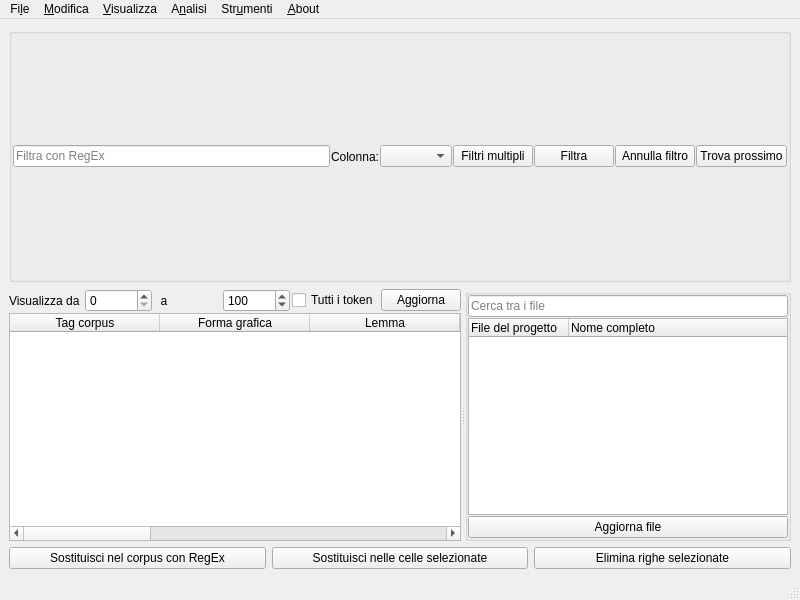
<?xml version="1.0" encoding="UTF-8"?>
<ui version="4.0">
 <class>MainWindow</class>
 <widget class="QMainWindow" name="MainWindow">
  <property name="geometry">
   <rect>
    <x>0</x>
    <y>0</y>
    <width>800</width>
    <height>600</height>
   </rect>
  </property>
  <property name="minimumSize">
   <size>
    <width>800</width>
    <height>600</height>
   </size>
  </property>
  <property name="windowTitle">
   <string>MainWindow</string>
  </property>
  <widget class="QWidget" name="centralwidget">
   <layout class="QVBoxLayout" name="verticalLayout">
    <item>
     <widget class="QGroupBox" name="groupBox_filter">
      <property name="maximumSize">
       <size>
        <width>16777215</width>
        <height>16777215</height>
       </size>
      </property>
      <property name="title">
       <string/>
      </property>
      <layout class="QHBoxLayout" name="horizontalLayout_2">
       <property name="spacing">
        <number>1</number>
       </property>
       <property name="leftMargin">
        <number>1</number>
       </property>
       <property name="topMargin">
        <number>0</number>
       </property>
       <property name="rightMargin">
        <number>1</number>
       </property>
       <property name="bottomMargin">
        <number>0</number>
       </property>
       <item>
        <widget class="QLineEdit" name="cfilter">
         <property name="placeholderText">
          <string>Filtra con RegEx</string>
         </property>
        </widget>
       </item>
       <item>
        <widget class="QLabel" name="label">
         <property name="text">
          <string>Colonna:</string>
         </property>
        </widget>
       </item>
       <item>
        <widget class="QComboBox" name="ccolumn"/>
       </item>
       <item>
        <widget class="QPushButton" name="filtriMultipli">
         <property name="text">
          <string>Filtri multipli</string>
         </property>
        </widget>
       </item>
       <item>
        <widget class="QPushButton" name="dofiltra">
         <property name="text">
          <string>Filtra</string>
         </property>
        </widget>
       </item>
       <item>
        <widget class="QPushButton" name="cancelfiltro">
         <property name="text">
          <string>Annulla filtro</string>
         </property>
        </widget>
       </item>
       <item>
        <widget class="QPushButton" name="findNext">
         <property name="text">
          <string>Trova prossimo</string>
         </property>
        </widget>
       </item>
      </layout>
     </widget>
    </item>
    <item>
     <widget class="QWidget" name="corpusandproject" native="true">
      <property name="sizePolicy">
       <sizepolicy hsizetype="Preferred" vsizetype="Preferred">
        <horstretch>0</horstretch>
        <verstretch>0</verstretch>
       </sizepolicy>
      </property>
      <layout class="QVBoxLayout" name="verticalLayout_3">
       <property name="spacing">
        <number>5</number>
       </property>
       <property name="leftMargin">
        <number>0</number>
       </property>
       <property name="topMargin">
        <number>1</number>
       </property>
       <property name="rightMargin">
        <number>0</number>
       </property>
       <property name="bottomMargin">
        <number>0</number>
       </property>
       <item>
        <widget class="QSplitter" name="splitter">
         <property name="orientation">
          <enum>Qt::Horizontal</enum>
         </property>
         <widget class="QWidget" name="corpusview1" native="true">
          <layout class="QVBoxLayout" name="corpusview">
           <property name="spacing">
            <number>1</number>
           </property>
           <property name="leftMargin">
            <number>0</number>
           </property>
           <property name="topMargin">
            <number>0</number>
           </property>
           <property name="rightMargin">
            <number>0</number>
           </property>
           <property name="bottomMargin">
            <number>0</number>
           </property>
           <item>
            <widget class="QWidget" name="updatetokens_group" native="true">
             <property name="maximumSize">
              <size>
               <width>16777215</width>
               <height>40</height>
              </size>
             </property>
             <layout class="QHBoxLayout" name="horizontalLayout_3">
              <property name="spacing">
               <number>2</number>
              </property>
              <property name="leftMargin">
               <number>0</number>
              </property>
              <property name="topMargin">
               <number>0</number>
              </property>
              <property name="rightMargin">
               <number>0</number>
              </property>
              <property name="bottomMargin">
               <number>0</number>
              </property>
              <item>
               <widget class="QLabel" name="label_2">
                <property name="text">
                 <string>Visualizza da </string>
                </property>
               </widget>
              </item>
              <item>
               <widget class="QSpinBox" name="daToken"/>
              </item>
              <item>
               <widget class="QLabel" name="label_3">
                <property name="text">
                 <string>  a </string>
                </property>
               </widget>
              </item>
              <item>
               <widget class="QSpinBox" name="aToken">
                <property name="maximum">
                 <number>1000</number>
                </property>
                <property name="value">
                 <number>100</number>
                </property>
               </widget>
              </item>
              <item>
               <widget class="QCheckBox" name="allToken">
                <property name="text">
                 <string>Tutti i token</string>
                </property>
               </widget>
              </item>
              <item>
               <widget class="QPushButton" name="updateCorpus">
                <property name="text">
                 <string>Aggiorna</string>
                </property>
               </widget>
              </item>
             </layout>
            </widget>
           </item>
           <item>
            <widget class="QTableWidget" name="corpus">
             <attribute name="horizontalHeaderDefaultSectionSize">
              <number>150</number>
             </attribute>
             <column>
              <property name="text">
               <string>Tag corpus</string>
              </property>
             </column>
             <column>
              <property name="text">
               <string>Forma grafica</string>
              </property>
             </column>
             <column>
              <property name="text">
               <string>Lemma</string>
              </property>
             </column>
             <column>
              <property name="text">
               <string>Tag PoS</string>
              </property>
             </column>
             <column>
              <property name="text">
               <string>Tag NER</string>
              </property>
             </column>
             <column>
              <property name="text">
               <string>Morfologia</string>
              </property>
             </column>
             <column>
              <property name="text">
               <string>ID parola</string>
              </property>
             </column>
             <column>
              <property name="text">
               <string>ID frase</string>
              </property>
             </column>
             <column>
              <property name="text">
               <string>Dep</string>
              </property>
             </column>
             <column>
              <property name="text">
               <string>Governor</string>
              </property>
             </column>
            </widget>
           </item>
          </layout>
         </widget>
         <widget class="QGroupBox" name="groupBox_progetto">
          <property name="sizePolicy">
           <sizepolicy hsizetype="Preferred" vsizetype="Preferred">
            <horstretch>0</horstretch>
            <verstretch>0</verstretch>
           </sizepolicy>
          </property>
          <property name="maximumSize">
           <size>
            <width>16777215</width>
            <height>16777215</height>
           </size>
          </property>
          <property name="title">
           <string/>
          </property>
          <property name="flat">
           <bool>true</bool>
          </property>
          <layout class="QVBoxLayout" name="verticalLayout_2">
           <property name="spacing">
            <number>1</number>
           </property>
           <property name="leftMargin">
            <number>0</number>
           </property>
           <property name="topMargin">
            <number>0</number>
           </property>
           <property name="rightMargin">
            <number>0</number>
           </property>
           <property name="bottomMargin">
            <number>0</number>
           </property>
           <item>
            <layout class="QHBoxLayout" name="horizontalLayout_4">
             <item>
              <widget class="QLineEdit" name="projectfilter">
               <property name="placeholderText">
                <string>Cerca tra i file</string>
               </property>
              </widget>
             </item>
            </layout>
           </item>
           <item>
            <widget class="QTreeWidget" name="progetto">
             <property name="maximumSize">
              <size>
               <width>16777215</width>
               <height>16777215</height>
              </size>
             </property>
             <column>
              <property name="text">
               <string>File del progetto</string>
              </property>
             </column>
             <column>
              <property name="text">
               <string>Nome completo</string>
              </property>
             </column>
            </widget>
           </item>
           <item>
            <widget class="QPushButton" name="updateProject">
             <property name="text">
              <string>Aggiorna file</string>
             </property>
            </widget>
           </item>
          </layout>
         </widget>
        </widget>
       </item>
      </layout>
     </widget>
    </item>
    <item>
     <layout class="QHBoxLayout" name="horizontalLayout">
      <item>
       <widget class="QPushButton" name="replace_in_corpus">
        <property name="text">
         <string>Sostituisci nel corpus con RegEx</string>
        </property>
       </widget>
      </item>
      <item>
       <widget class="QPushButton" name="replace_in_cells">
        <property name="text">
         <string>Sostituisci nelle celle selezionate</string>
        </property>
       </widget>
      </item>
      <item>
       <widget class="QPushButton" name="delselected">
        <property name="text">
         <string>Elimina righe selezionate</string>
        </property>
       </widget>
      </item>
     </layout>
    </item>
   </layout>
  </widget>
  <widget class="QMenuBar" name="menubar">
   <property name="geometry">
    <rect>
     <x>0</x>
     <y>0</y>
     <width>800</width>
     <height>24</height>
    </rect>
   </property>
   <widget class="QMenu" name="menuFile">
    <property name="title">
     <string>Fi&amp;le</string>
    </property>
    <widget class="QMenu" name="menuImporta_corpus">
     <property name="title">
      <string>&amp;Importa corpus</string>
     </property>
     <addaction name="actionDa_file_di_testo_con_Tint"/>
     <addaction name="actionDa_file_di_testo_con_UDpipe"/>
     <addaction name="actionEstrai_testo_da_CSV"/>
     <addaction name="actionDa_file_di_TreeTagger"/>
     <addaction name="actionDa_file_CSV"/>
    </widget>
    <widget class="QMenu" name="menuEsporta">
     <property name="title">
      <string>&amp;Esporta</string>
     </property>
     <addaction name="actionEsporta_corpus_in_CSV_unico"/>
     <addaction name="actionEsporta_vista_attuale_in_CSV"/>
     <addaction name="actionEsporta_corpus_in_un_CSV_per_ogni_ID"/>
     <addaction name="actionEsporta_subcorpus_in_base_a_filtro"/>
     <addaction name="actionEsporta_in_formato_CoNNL_U"/>
    </widget>
    <widget class="QMenu" name="menuImposta_lingua">
     <property name="title">
      <string>&amp;Lingua</string>
     </property>
     <addaction name="separator"/>
     <addaction name="actionAltre_lingue"/>
    </widget>
    <addaction name="actionApri"/>
    <addaction name="actionSalva"/>
    <addaction name="menuImposta_lingua"/>
    <addaction name="menuImporta_corpus"/>
    <addaction name="menuEsporta"/>
    <addaction name="separator"/>
    <addaction name="actionChiudi"/>
    <addaction name="actionEsci"/>
   </widget>
   <widget class="QMenu" name="menuModifica">
    <property name="title">
     <string>&amp;Modifica</string>
    </property>
    <addaction name="actionRimuovi_vista_attuale_dal_corpus"/>
    <addaction name="actionRimuovi_righe_selezionate"/>
    <addaction name="actionSostituisci_nel_corpus_con_RegEx"/>
    <addaction name="actionSostituisci_solo_nelle_celle_selezionate"/>
    <addaction name="actionAggiungi_tag_in_corpus_in_base_a_RegEx"/>
    <addaction name="separator"/>
    <addaction name="actionSeleziona_tutte_le_celle_visibili"/>
    <addaction name="actionDeseleziona_tutte_le_celle"/>
   </widget>
   <widget class="QMenu" name="menuStrumenti">
    <property name="title">
     <string>Str&amp;umenti</string>
    </property>
    <addaction name="actionScarica_corpus_da_sito_web"/>
    <addaction name="actionConfronta_corpora"/>
    <addaction name="actionEditor_tabelle"/>
    <addaction name="actionEditor_di_testo"/>
    <addaction name="actionConverti_vecchio_corpus"/>
    <addaction name="separator"/>
    <addaction name="actionConfigurazione_Tint"/>
    <addaction name="actionConfigurazione_di_Bran"/>
   </widget>
   <widget class="QMenu" name="menuAbout">
    <property name="title">
     <string>&amp;About</string>
    </property>
    <addaction name="actionAbout_Bran"/>
    <addaction name="actionAggiornamenti"/>
   </widget>
   <widget class="QMenu" name="menuAnalisi">
    <property name="title">
     <string>A&amp;nalisi</string>
    </property>
    <widget class="QMenu" name="menuOccorrenze">
     <property name="title">
      <string>&amp;Occorrenze</string>
     </property>
     <addaction name="actionConta_occorrenze"/>
     <addaction name="actionConta_occorrenze_normalizzate"/>
     <addaction name="actionConta_occorrenze_filtrate"/>
     <addaction name="actionCo_occorrenze"/>
    </widget>
    <widget class="QMenu" name="menuDipendenze">
     <property name="title">
      <string>D&amp;ipendenze</string>
     </property>
     <addaction name="actionNumero_dipendenze_per_frase"/>
     <addaction name="actionVisualizza_frasi"/>
    </widget>
    <addaction name="actionEsegui_calcoli_solo_su_righe_visibili"/>
    <addaction name="menuOccorrenze"/>
    <addaction name="menuDipendenze"/>
    <addaction name="actionEstrai_dizionario"/>
    <addaction name="actionGulpEASE"/>
    <addaction name="actionCalcola_densit_lessicale"/>
    <addaction name="actionTrova_ripetizioni"/>
    <addaction name="actionConta_verbi"/>
    <addaction name="actionConta_persone"/>
    <addaction name="actionConcordanze"/>
    <addaction name="separator"/>
    <addaction name="actionRicostruisci_testo"/>
    <addaction name="actionCerca_con_filtro"/>
   </widget>
   <widget class="QMenu" name="menuFiltri">
    <property name="title">
     <string>&amp;Visualizza</string>
    </property>
    <addaction name="actionFiltri_multipli"/>
    <addaction name="actionTutti_i_token"/>
    <addaction name="actionFile_del_progetto"/>
   </widget>
   <addaction name="menuFile"/>
   <addaction name="menuModifica"/>
   <addaction name="menuFiltri"/>
   <addaction name="menuAnalisi"/>
   <addaction name="menuStrumenti"/>
   <addaction name="menuAbout"/>
  </widget>
  <widget class="QStatusBar" name="statusbar"/>
  <action name="actionApri">
   <property name="text">
    <string>&amp;Apri progetto</string>
   </property>
  </action>
  <action name="actionSalva">
   <property name="text">
    <string>&amp;Salva progetto</string>
   </property>
  </action>
  <action name="actionDa_file_di_testo_con_Tint">
   <property name="text">
    <string>&amp;Da file di testo con Tint</string>
   </property>
  </action>
  <action name="actionDa_file_zip">
   <property name="text">
    <string>Da file zip</string>
   </property>
  </action>
  <action name="actionScarica_corpus_da_sito_web">
   <property name="text">
    <string>&amp;Scarica corpus da sito web</string>
   </property>
  </action>
  <action name="actionEditor_di_testo">
   <property name="text">
    <string>&amp;Editor di testo</string>
   </property>
  </action>
  <action name="actionAbout_Bran">
   <property name="text">
    <string>&amp;About Bran</string>
   </property>
  </action>
  <action name="actionConta_occorrenze">
   <property name="text">
    <string>&amp;Conta occorrenze</string>
   </property>
  </action>
  <action name="actionEsporta_corpus_in_CSV_unico">
   <property name="text">
    <string>&amp;Esporta corpus in CSV unico</string>
   </property>
  </action>
  <action name="actionEsporta_corpus_in_un_CSV_per_ogni_ID">
   <property name="text">
    <string>Esporta &amp;corpus in un CSV per ogni ID</string>
   </property>
  </action>
  <action name="actionChiudi">
   <property name="text">
    <string>&amp;Chiudi progetto</string>
   </property>
  </action>
  <action name="actionEsci">
   <property name="text">
    <string>Esci</string>
   </property>
  </action>
  <action name="actionEsporta_vista_attuale_in_CSV">
   <property name="text">
    <string>Esporta &amp;vista attuale in CSV</string>
   </property>
  </action>
  <action name="actionRimuovi_vista_attuale_dal_corpus">
   <property name="text">
    <string>&amp;Rimuovi vista attuale dal corpus</string>
   </property>
  </action>
  <action name="actionEstrai_dizionario">
   <property name="text">
    <string>&amp;Misure lessicometriche</string>
   </property>
  </action>
  <action name="actionDa_file_JSON">
   <property name="text">
    <string>Da &amp;file JSON</string>
   </property>
  </action>
  <action name="actionDa_file_CSV">
   <property name="text">
    <string>&amp;Aggiungi corpus creato con Bran</string>
   </property>
  </action>
  <action name="actionConfigurazione_Tint">
   <property name="text">
    <string>&amp;Avvia Tint</string>
   </property>
  </action>
  <action name="actionTraduci_i_tag_PoS_in_forma_leggibile">
   <property name="text">
    <string>Traduci i tag PoS in forma leggibile</string>
   </property>
  </action>
  <action name="actionCalcola_densit_lessicale">
   <property name="text">
    <string>Calcola &amp;densità lessicale</string>
   </property>
  </action>
  <action name="actionTrova_ripetizioni">
   <property name="text">
    <string>&amp;Trova nGrams (segmenti ripetuti)</string>
   </property>
  </action>
  <action name="actionConta_verbi">
   <property name="text">
    <string>Conta &amp;verbi</string>
   </property>
  </action>
  <action name="actionSostituisci_nel_corpus_con_RegEx">
   <property name="text">
    <string>&amp;Sostituisci nel corpus con RegEx</string>
   </property>
  </action>
  <action name="actionRimuovi_righe_selezionate">
   <property name="text">
    <string>R&amp;imuovi righe selezionate</string>
   </property>
  </action>
  <action name="actionConfronta_corpora">
   <property name="text">
    <string>C&amp;onfronta corpora</string>
   </property>
  </action>
  <action name="actionEsegui_calcoli_solo_su_righe_visibili">
   <property name="checkable">
    <bool>true</bool>
   </property>
   <property name="text">
    <string>&amp;Esegui calcoli solo su righe visibili</string>
   </property>
  </action>
  <action name="actionItaliano">
   <property name="checkable">
    <bool>true</bool>
   </property>
   <property name="enabled">
    <bool>false</bool>
   </property>
   <property name="text">
    <string>&amp;Italian</string>
   </property>
   <property name="toolTip">
    <string>ita</string>
   </property>
  </action>
  <action name="actionSostituisci_solo_nelle_celle_selezionate">
   <property name="text">
    <string>Sostituisci solo &amp;nelle celle selezionate</string>
   </property>
  </action>
  <action name="actionSeleziona_tutte_le_celle_visibili">
   <property name="text">
    <string>Seleziona tutte &amp;le celle visibili</string>
   </property>
  </action>
  <action name="actionDeseleziona_tutte_le_celle">
   <property name="text">
    <string>&amp;Deseleziona tutte le celle</string>
   </property>
  </action>
  <action name="actionRicostruisci_testo">
   <property name="text">
    <string>&amp;Ricostruisci testo</string>
   </property>
  </action>
  <action name="actionConcordanze">
   <property name="text">
    <string>&amp;Concordanze</string>
   </property>
  </action>
  <action name="actionFiltri_multipli">
   <property name="text">
    <string>&amp;Crea filtro multiplo</string>
   </property>
  </action>
  <action name="actionConta_occorrenze_filtrate">
   <property name="text">
    <string>Conta &amp;occorrenze filtrate</string>
   </property>
  </action>
  <action name="actionCo_occorrenze">
   <property name="text">
    <string>Co&amp;nta co-occorrenze</string>
   </property>
  </action>
  <action name="actionAggiornamenti">
   <property name="text">
    <string>A&amp;ggiornamenti</string>
   </property>
  </action>
  <action name="actionNumero_dipendenze_per_frase">
   <property name="text">
    <string>&amp;Numero dipendenze per frase</string>
   </property>
  </action>
  <action name="actionVisualizza_frasi">
   <property name="text">
    <string>&amp;Visualizza frasi</string>
   </property>
  </action>
  <action name="actionEstrai_testo_da_CSV">
   <property name="text">
    <string>&amp;Estrai testo da tabella (CSV)</string>
   </property>
  </action>
  <action name="actionAggiungi_tag_in_corpus_in_base_a_RegEx">
   <property name="text">
    <string>&amp;Aggiungi tag in corpus in base a filtro</string>
   </property>
  </action>
  <action name="actionDa_file_di_TreeTagger">
   <property name="text">
    <string>Da &amp;file di TreeTagger</string>
   </property>
  </action>
  <action name="actionEsporta_in_formato_CoNNL_U">
   <property name="text">
    <string>Esporta &amp;in formato CoNNL-U</string>
   </property>
  </action>
  <action name="actionDa_file_di_testo_con_UDpipe">
   <property name="text">
    <string>Da file di testo &amp;con UDpipe</string>
   </property>
  </action>
  <action name="actionEditor_tabelle">
   <property name="text">
    <string>E&amp;ditor tabelle</string>
   </property>
  </action>
  <action name="actionConfigurazione_di_Bran">
   <property name="text">
    <string>&amp;Configurazione di Bran</string>
   </property>
  </action>
  <action name="actionEsporta_subcorpus_in_base_a_filtro">
   <property name="text">
    <string>Esporta &amp;subcorpus in base a filtro</string>
   </property>
  </action>
  <action name="actionConverti_vecchio_corpus">
   <property name="text">
    <string>Converti &amp;vecchio corpus</string>
   </property>
  </action>
  <action name="actionConta_occorrenze_normalizzate">
   <property name="text">
    <string>Conta occo&amp;rrenze normalizzate</string>
   </property>
  </action>
  <action name="actionConta_persone">
   <property name="text">
    <string>Conta &amp;persone</string>
   </property>
  </action>
  <action name="actionTutti_i_token">
   <property name="checkable">
    <bool>true</bool>
   </property>
   <property name="text">
    <string>&amp;Tutti i token</string>
   </property>
  </action>
  <action name="actionFile_del_progetto">
   <property name="checkable">
    <bool>true</bool>
   </property>
   <property name="text">
    <string>&amp;File del progetto</string>
   </property>
  </action>
  <action name="actionGulpEASE">
   <property name="text">
    <string>&amp;GulpEASE</string>
   </property>
  </action>
  <action name="actionAltre_lingue">
   <property name="text">
    <string>&amp;Altre lingue</string>
   </property>
  </action>
  <action name="actionCerca_con_filtro">
   <property name="text">
    <string>Cerca con filtro</string>
   </property>
  </action>
 </widget>
 <resources/>
 <connections/>
</ui>
